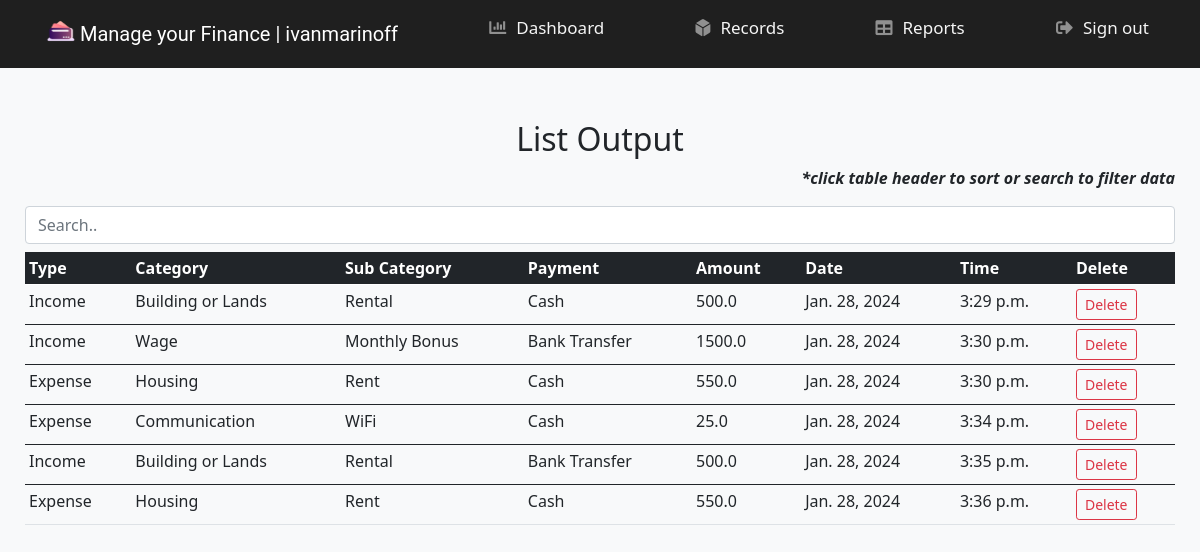
/reports/1/ (signed in), run on the app's committed database.
### wallet_app/users/models.py (models this page shows)
class User(auth_models.AbstractUser):
    username = models.CharField(
        max_length=30,
        blank=True,
        null=True,
        unique=True,
    )
    email = models.EmailField(
        unique=True,
        validators=[validate_email],
    )

### wallet_app/wallet/models.py (models this page shows, shortened)
class RecordModel(models.Model):
    type = models.CharField(max_length=40)
    category = models.CharField(max_length=40, default=None)
    sub_category = models.CharField(max_length=40, default=None)
    payment = models.CharField(max_length=40)
    amount = models.FloatField()
    date = models.DateField(
        auto_now_add=True
    )
    time = models.TimeField(
        auto_now_add=True
    )
    user = models.ForeignKey(
        to=UserModel,
        on_delete=models.CASCADE,
        null=True,
    )

### wallet_app/wallet/views.py (the view)
# urls.py: path('reports/<int:pk>/', ReportsView.as_view(), name='reports'),
class ReportsView(CustomLoginRequiredMixin, ErrorRedirectMixin, View):
    template_name = "reports.html"
    def get(self, request, pk):
        user = get_object_or_404(User, pk=pk)
        posts = RecordModel.objects.all().filter(user=user).order_by("-date")
        context = {"posts": posts}
        return render(request, self.template_name, context)

### wallet_app/users/mixins.py (called while the page is built)
    def dispatch(self, request, *args, **kwargs):
        if not request.user.is_authenticated or request.user != self.get_user(request, *args, **kwargs):
            return self.handle_no_permission()
        elif request.user.pk != kwargs.get('pk'):
            raise Http404("You don't have permission to access this page.")
        return super().dispatch(request, *args, **kwargs)

    def get_user(self, request, *args, **kwargs):
        return request.user

    def dispatch(self, request, *args, **kwargs):
        if not self.request.user.is_authenticated:
            return self.handle_no_permission()
        return super().dispatch(request, *args, **kwargs)

### templates/reports.html (shortened to what this page needs)
{% extends 'main.html' %}
{% load static %}
{% block content %}
    <div class="text-center mb-2">
        <h2> List Output </h2>
    </div>
    <p class="text-end fst-italic fw-bold">*click table header to sort or search to filter data</p>
    <input class="form-control mb-2" id="input" type="text" placeholder="Search..">
    <div class="table-responsive">
        <table id="reports" class="table table-hover table-sm">
            <thead>
            <tr>
                <th class="table-dark" scope="col" onclick="sortTable(0)">Type</th>
                <th class="table-dark" scope="col" onclick="sortTable(1)">Category</th>
                <th class="table-dark" scope="col" onclick="sortTable(2)">Sub Category</th>
                <th class="table-dark" scope="col" onclick="sortTable(3)">Payment</th>
                <th class="table-dark" scope="col" onclick="sortTable(4)">Amount</th>
                <th class="table-dark" scope="col" onclick="sortTable(5)">Date</th>
                <th class="table-dark" scope="col" onclick="sortTable(6)">Time</th>
                <th class="table-dark" scope="col">Delete</th>
            </tr>
            </thead>
        <tr>
            {% for post in posts %}
                {% if post %}
            <tbody id="table">
            <td>{{ post.type }}</td>
            <td>{{ post.category }}</td>
            <td>{{ post.sub_category }}</td>
            <td>{{ post.payment }}</td>
            <td>{{ post.amount }}</td>
            <td>{{ post.date }}</td>
            <td>{{ post.time }}</td>
            <td><a class="btn btn-outline-danger btn-sm" href="{% url 'delete' pk=request.user.pk id=post.id %}">Delete</a></td>
            </tr>
            </tbody>
            {% endif %}
            {% endfor %}
        </table>
    </div>
{% endblock %}

### templates/main.html (shortened to what this page needs)
{% load static %}
<!DOCTYPE html>
<html lang="en">
<head>
    <link href="{% static 'css/bootstrap.min.css' %}" rel="stylesheet">
    <link href="{% static 'css/main.css' %}" rel="stylesheet" type="text/css">
    <link rel="stylesheet" href="https://use.fontawesome.com/releases/v5.15.1/css/all.css"
>
</head>
<body>
<nav class="navbar fixed-top navbar-custom" id="navbar">
    <div class="container-fluid">
        <a class="navbar-brand" href="{% url 'dashboard' pk=request.user.pk %}">
            <img src="{% static 'images/wallet.png' %}" id="logo" alt="" width="30" height="24"
                 class="d-inline-block align-top">
            Manage your Finance | {{ request.user }}
        </a>
        <h1 class="nav-link active"><a href="{% url 'dashboard' pk=request.user.pk %}"><i
                class="fas fa-chart-bar nav-icon"></i>Dashboard</a></h1>
        <h1 class="nav-link active"><a href="{% url 'records' pk=request.user.pk %}"><i
                class="fas fa-dice-d6 nav-icon"></i>Records</a></h1>
        <h1 class="nav-link active"><a href="{% url 'reports' pk=request.user.pk %}"><i
                class="fas fa-table nav-icon"></i>Reports</a></h1>
        <ul class="navbar-nav px-3 flex-row-reverse">
            <li class="nav-item text-nowrap">
                <h1 class="nav-link active"><a href="{% url 'logout' %}"><i
                        class="fas fa-sign-out-alt nav-icon"></i>Sign out</a></h1>
            </li>
        </ul>
    </div>
</nav>
<div class="container-fluid"><br><br><br><br><br>
    {% block content %}
    {% endblock %}
</div>
</body>
</html>

### static/css/main.css (style rules this page uses)
.container-fluid { padding-left: 25px; padding-right: 25px; }
.navbar-brand { margin-left: 10px; font-family: 'Roboto', sans-serif; text-decoration: none; color: white; }
.navbar-custom { background-color: #1F1F1F; color: #f5f5f5; font-size: 17px; padding: 5px 10px; text-decoration: none; }
.nav-icon { padding-right: 10px; color: #909090; }
.nav-link { display: flex; height: 50px; }
.nav-link a { color: #f5f5f5; font-size: 17px; float: left; padding: 5px 0px; text-decoration: none; }

### data on the page
User: user "ivanmarinoff"
RecordModel: type "Income", category "Building or Lands", sub_category "Rental", payment "Cash", amount "500.0", date "Jan. 28, 2024", time "3:29 p.m."
RecordModel: type "Income", category "Wage", sub_category "Monthly Bonus", payment "Bank Transfer", amount "1500.0", date "Jan. 28, 2024", time "3:30 p.m."
RecordModel: type "Expense", category "Housing", sub_category "Rent", payment "Cash", amount "550.0", date "Jan. 28, 2024", time "3:30 p.m."
RecordModel: type "Expense", category "Communication", sub_category "WiFi", payment "Cash", amount "25.0", date "Jan. 28, 2024", time "3:34 p.m."
RecordModel: type "Income", category "Building or Lands", sub_category "Rental", payment "Bank Transfer", amount "500.0", date "Jan. 28, 2024", time "3:35 p.m."
RecordModel: type "Expense", category "Housing", sub_category "Rent", payment "Cash", amount "550.0", date "Jan. 28, 2024", time "3:36 p.m."
